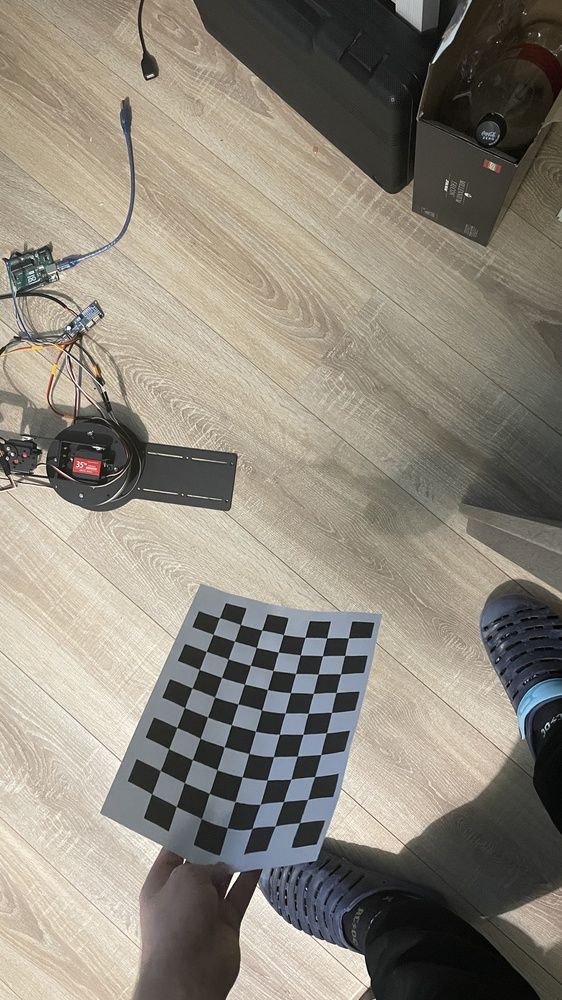
#> input picture robot/calibration_images/FullSizeRender-1.jpg, 562 x 1000 px, shrunk from 2268 x 4032 before the run; its folder holds only this picture in this run
$ python camera_calibration.py
#> lines starting #> are read from the running program, lines starting #| are printed output that depends on the picture; after the words box and inside, x2 and y2 are one past the last pixel; in counts of white or black regions, pixels touching at a corner belong together; long printed decimals are rounded
import cv2
import numpy as np
import glob


chessboard_size = (10, 7)
square_size = 0.025


objp = np.zeros((chessboard_size[0] * chessboard_size[1], 3), np.float32)
objp[:, :2] = np.mgrid[0:chessboard_size[0], 0:chessboard_size[1]].T.reshape(-1, 2)
objp *= square_size

objpoints = []
imgpoints = []


images = glob.glob('calibration_images/*.jpg')

for fname in images:
    img = cv2.imread(fname)
#> img is the input picture: shape (1000, 562, 3); mean B, G, R 122.3, 133.9, 140
    gray = cv2.cvtColor(img, cv2.COLOR_BGR2GRAY)
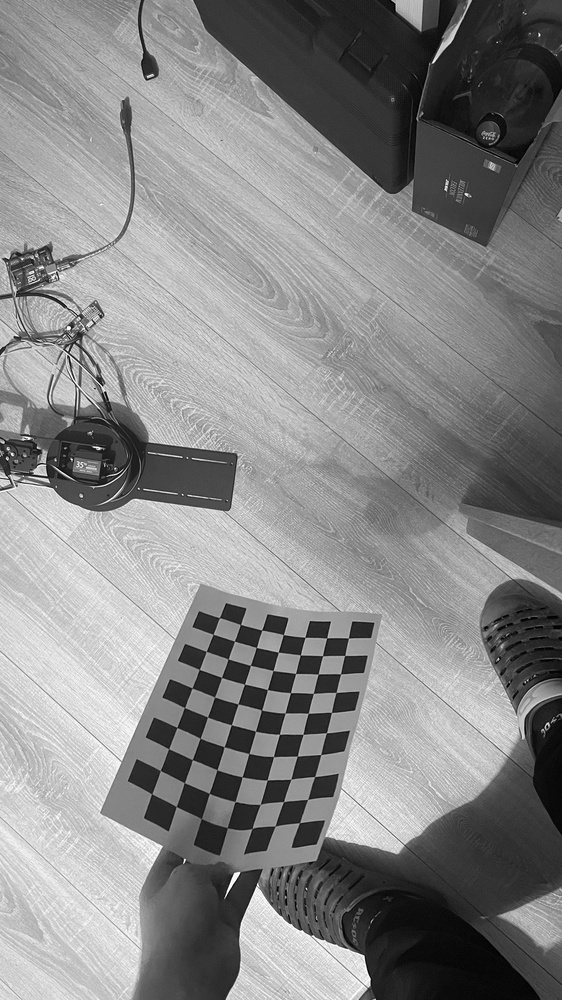
#> gray: shape (1000, 562); min 0, max 255, mean 134.4


    ret, corners = cv2.findChessboardCorners(gray, chessboard_size, None)
#> ret = True; corners = 70 rows, first 8: [348.3, 638], [344.9, 655.3], [340.5, 673.8], [336, 692.5], [331.5, 712.5], [326.3, 732.8], [320.7, 754.6], [312, 775]

    if ret:
        objpoints.append(objp)
        imgpoints.append(corners)

        # Draw detected corners (for visualization)
        cv2.drawChessboardCorners(img, chessboard_size, corners, ret)
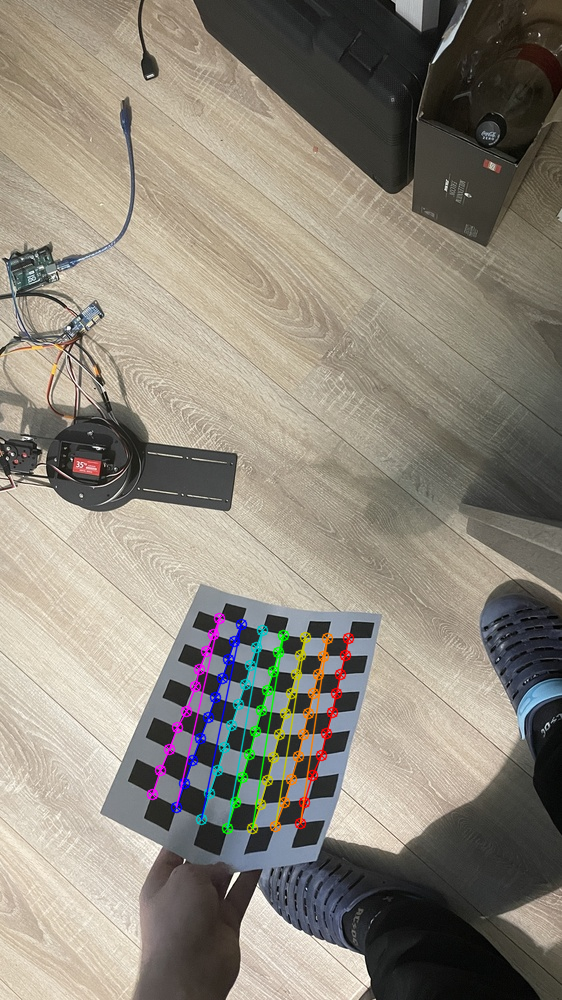
#> img: shape (1000, 562, 3); 2.24% of pixels changed, all inside (x1, y1, x2, y2) = (146, 612, 355, 835)
        cv2.imshow("Chessboard Detection", img)
        cv2.waitKey(500)

cv2.destroyAllWindows()

# 🛠️ Perform Camera Calibration
ret, mtx, dist, rvecs, tvecs = cv2.calibrateCamera(objpoints, imgpoints, gray.shape[::-1], None, None)
#> ret = 3.38; mtx = [[240.1, 0, 273.1], [0, 188, 543], [0, 0, 1]]; dist = [[-0.259, 0.0405, 0.0423, -0.00814, -0.00277]]; rvecs = ([-0.577, 0.604, 1.72],); tvecs = ([0.085, 0.144, 0.27],)

# Save calibration results
np.savez("camera_calibration_data", mtx=mtx, dist=dist)

# 📜 Print Calibration Results
print("Camera Matrix:\n", mtx)
#| Camera Matrix:
#|  [[240.137   0.         273.065]
#|  [  0.         188.032 543.032]
#|  [  0.           0.           1.        ]]
print("Distortion Coefficients:\n", dist)
#| Distortion Coefficients:
#|  [[-0.2586  0.04051  0.04233 -0.008135 -0.002766]]

$ run again, on robot/calibration_images/FullSizeRender-5.jpg
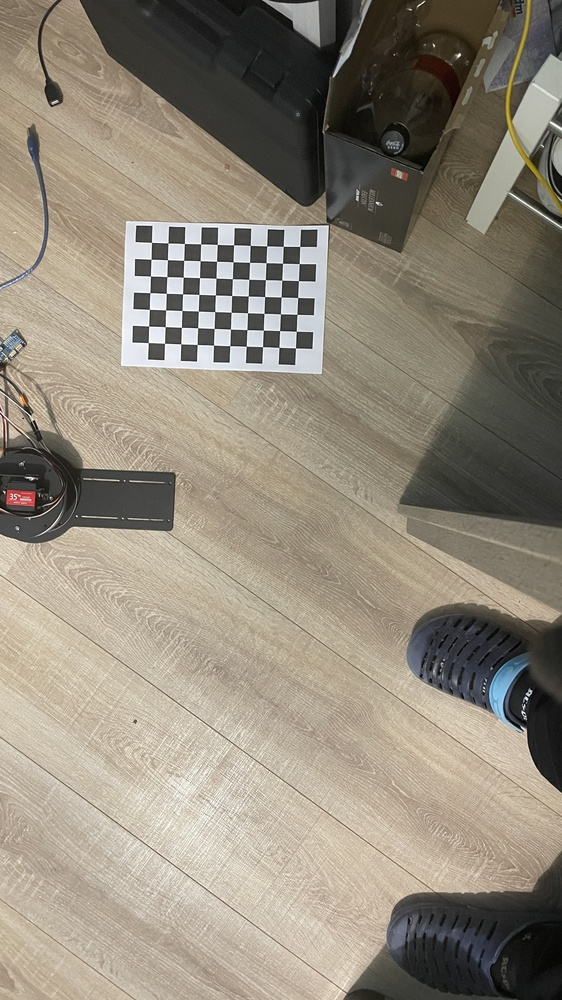
#> input picture robot/calibration_images/FullSizeRender-5.jpg, 562 x 1000 px, shrunk from 2268 x 4032 before the run
#> img is the input picture: shape (1000, 562, 3); mean B, G, R 122, 136.3, 144.6
#> `gray = cv2.cvtColor(img, cv2.COLOR_BGR2GRAY)`:
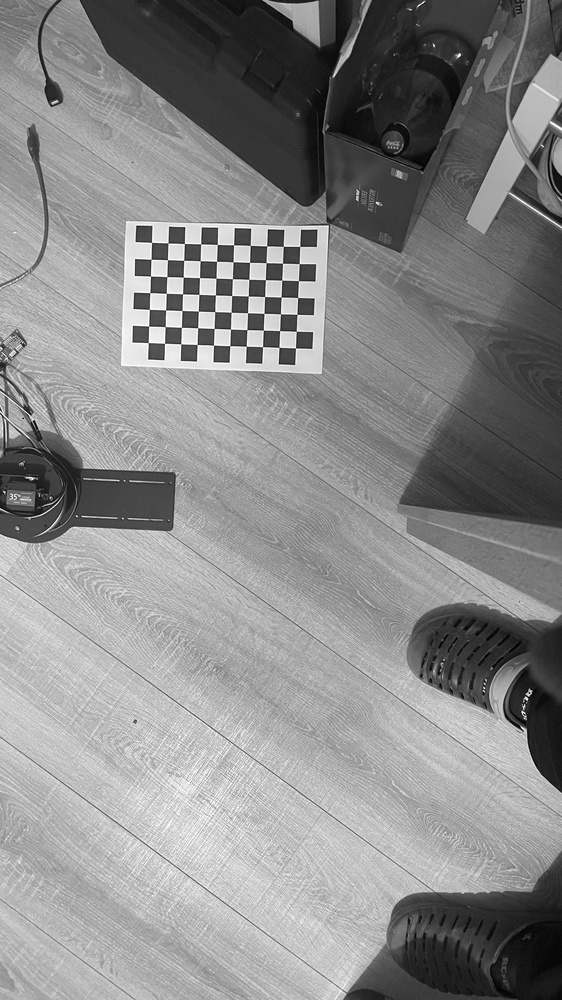
#> gray: shape (1000, 562); min 0, max 255, mean 137.2
#> `ret, corners = cv2.findChessboardCorners(gray, chessboard_size, None)`: ret = True; corners = 70 rows, first 8: [151.6, 242.4], [168, 243], [184.4, 243.5], [200.7, 243.9], [217.3, 244.4], [233.6, 244.8], [250.3, 245.4], [266.7, 245.8]
#> `cv2.drawChessboardCorners(img, chessboard_size, corners, ret)`:
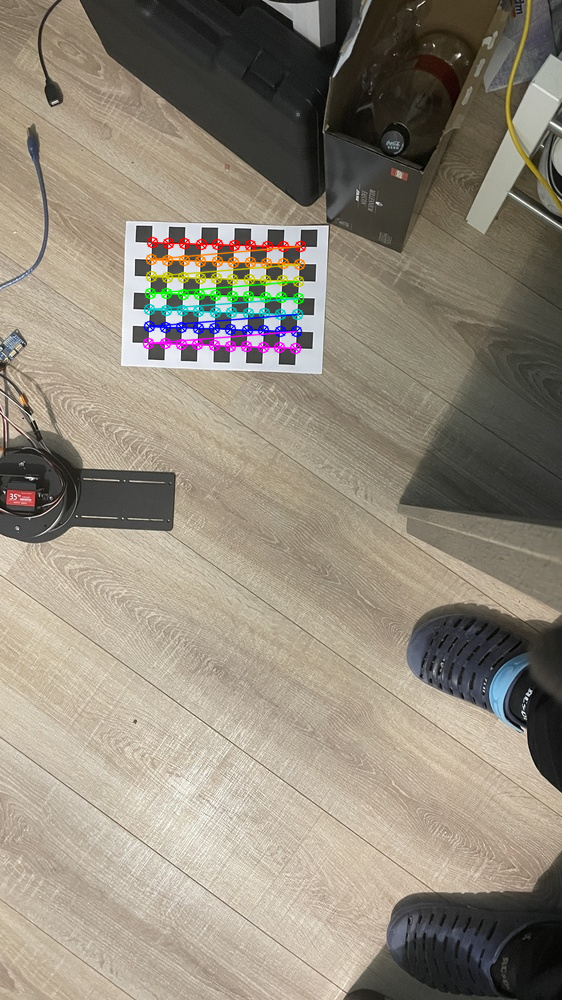
#> img: shape (1000, 562, 3); 1.88% of pixels changed, all inside (x1, y1, x2, y2) = (142, 236, 307, 355)
#> `ret, mtx, dist, rvecs, tvecs = cv2.calibrateCamera(objpoints, imgpoint..`: ret = 0.098; mtx = [[450.4, 0, 327.4], [0, 451.8, 518.1], [0, 0, 1]]; dist = [[0.0392, -0.000504, 0.00372, -0.00121, -0.0145]]; rvecs = ([0.0068, 0.0464, 0.0474],); tvecs = ([-0.265, -0.417, 0.691],)
#| Camera Matrix:
#|  [[450.409   0.         327.387]
#|  [  0.         451.794 518.067]
#|  [  0.           0.           1.        ]]
#| Distortion Coefficients:
#|  [[ 0.03922 -0.0005037  0.003725 -0.00121 -0.01453]]

$ run again, on robot/calibration_images/FullSizeRender-7.jpg
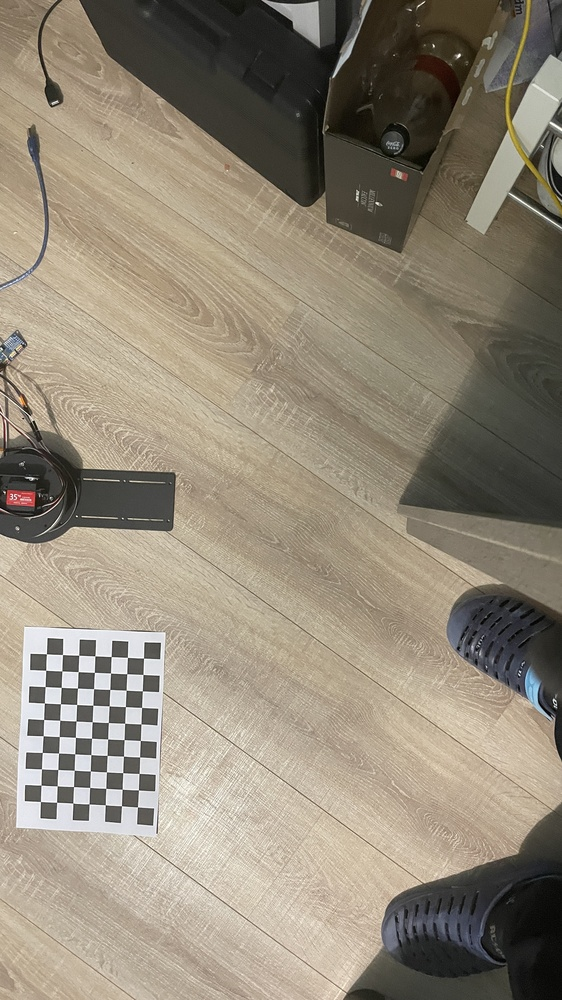
#> input picture robot/calibration_images/FullSizeRender-7.jpg, 562 x 1000 px, shrunk from 2268 x 4032 before the run
#> img is the input picture: shape (1000, 562, 3); mean B, G, R 119.4, 135.7, 145.3
#> `gray = cv2.cvtColor(img, cv2.COLOR_BGR2GRAY)`:
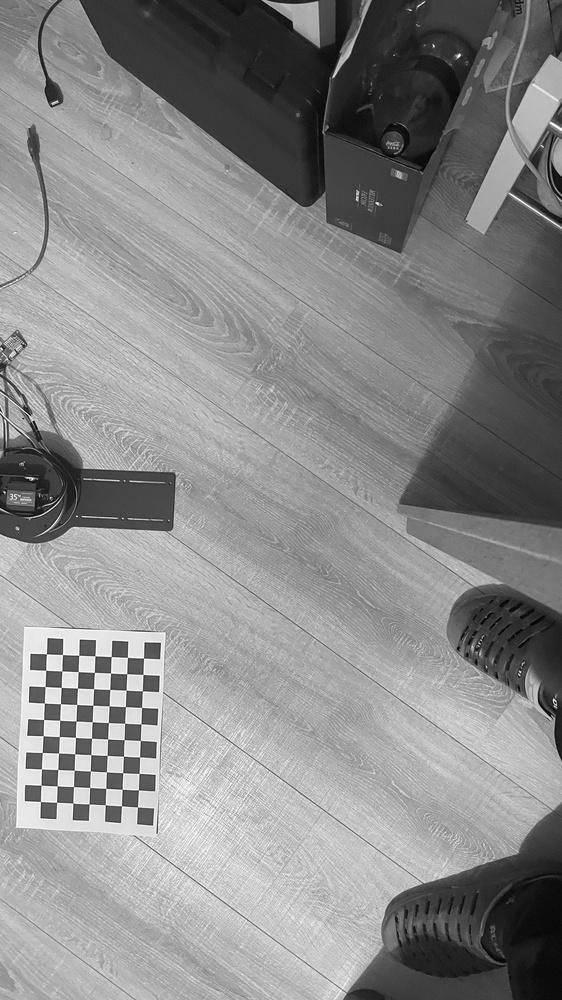
#> gray: shape (1000, 562); min 0, max 255, mean 136.7
#> `ret, corners = cv2.findChessboardCorners(gray, chessboard_size, None)`: ret = True; corners = 70 rows, first 8: [143.5, 658.1], [143, 674.4], [142.4, 690.8], [141.6, 707.4], [140.9, 723.9], [140.3, 740.4], [139.6, 756.9], [139.1, 773.4]
#> `cv2.drawChessboardCorners(img, chessboard_size, corners, ret)`:
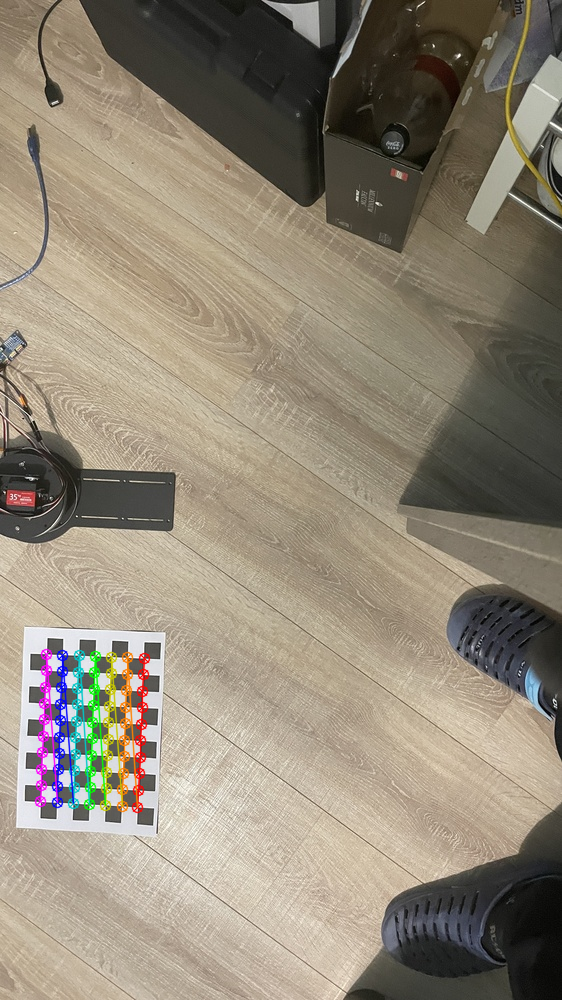
#> img: shape (1000, 562, 3); 1.88% of pixels changed, all inside (x1, y1, x2, y2) = (34, 648, 151, 814)
#> `ret, mtx, dist, rvecs, tvecs = cv2.calibrateCamera(objpoints, imgpoint..`: ret = 0.13; mtx = [[2834.3, 0, 240.3], [0, 2809.1, 465.8], [0, 0, 1]]; dist = [[0.785, -15.32, 0.0517, -0.0166, -439.3]]; rvecs = ([0.162, 0.0436, 1.61],); tvecs = ([-0.147, 0.295, 4.37],)
#| Camera Matrix:
#|  [[2.83429663e+03 0.00000000e+00 2.40260506e+02]
#|  [0.00000000e+00 2.80908540e+03 4.65758468e+02]
#|  [0.00000000e+00 0.00000000e+00 1.00000000e+00]]
#| Distortion Coefficients:
#|  [[ 7.84732548e-01 -1.53244475e+01  5.16568349e-02 -1.65834411e-02
#|   -4.39289277e+02]]

$ run again, on robot/calibration_images/FullSizeRender-2.jpg
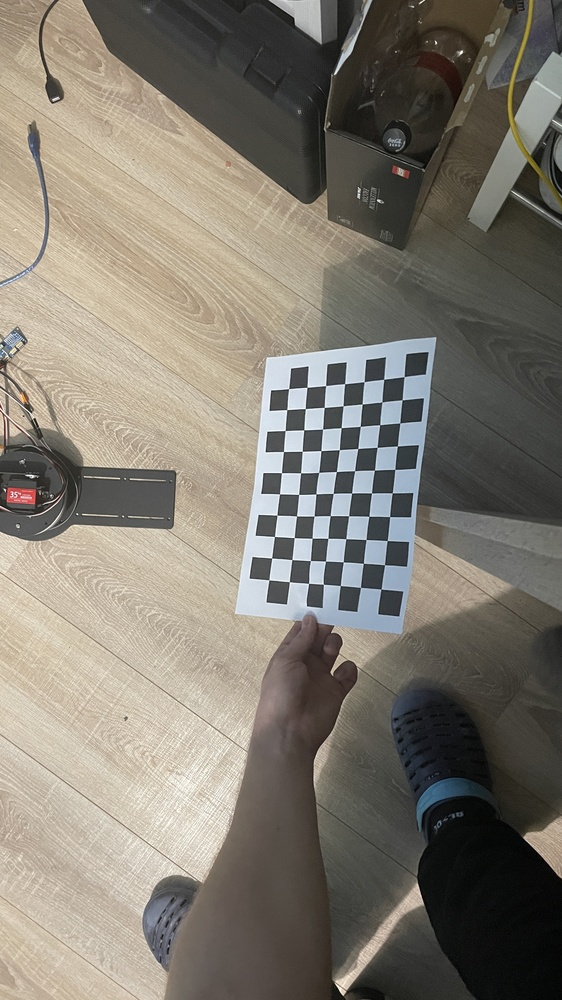
#> input picture robot/calibration_images/FullSizeRender-2.jpg, 562 x 1000 px, shrunk from 2268 x 4032 before the run
#> img is the input picture: shape (1000, 562, 3); mean B, G, R 111.9, 122.4, 128.1
#> `gray = cv2.cvtColor(img, cv2.COLOR_BGR2GRAY)`:
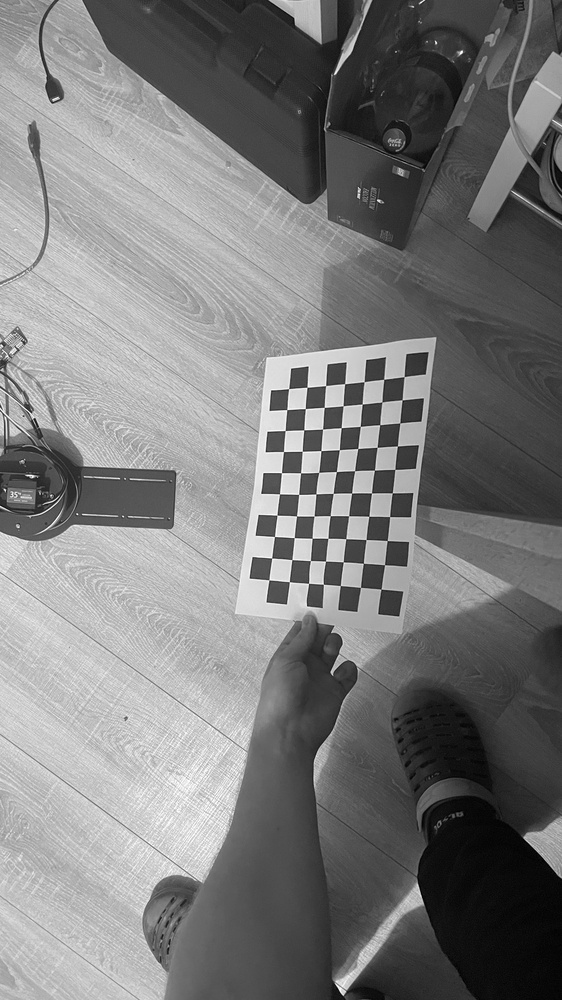
#> gray: shape (1000, 562); min 0, max 255, mean 122.9
#> `ret, corners = cv2.findChessboardCorners(gray, chessboard_size, None)`: ret = True; corners = 70 rows, first 8: [404.2, 376.6], [402.1, 399.8], [399.8, 422.9], [397.4, 446], [394.9, 469.4], [392.3, 492.8], [389.6, 516.5], [387.2, 540.5]
#> `cv2.drawChessboardCorners(img, chessboard_size, corners, ret)`:
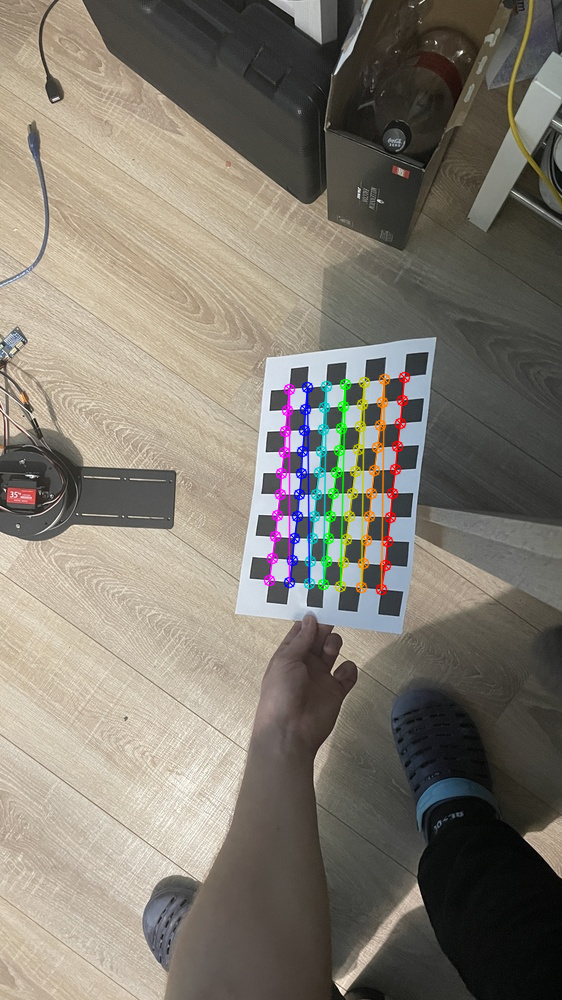
#> img: shape (1000, 562, 3); 2.25% of pixels changed, all inside (x1, y1, x2, y2) = (263, 371, 411, 596)
#> `ret, mtx, dist, rvecs, tvecs = cv2.calibrateCamera(objpoints, imgpoint..`: ret = 1.23; mtx = [[2380.4, 0, 260], [0, 1203, 523.9], [0, 0, 1]]; dist = [[1.48, -16.9, 0.0606, -0.0909, -0.532]]; rvecs = ([0.873, 0.946, 1.42],); tvecs = ([0.0792, -0.158, 1.27],)
#| Camera Matrix:
#|  [[2.38037281e+03 0.00000000e+00 2.60016016e+02]
#|  [0.00000000e+00 1.20302051e+03 5.23908035e+02]
#|  [0.00000000e+00 0.00000000e+00 1.00000000e+00]]
#| Distortion Coefficients:
#|  [[  1.485   -16.896   0.0606  -0.09094  -0.5324]]
